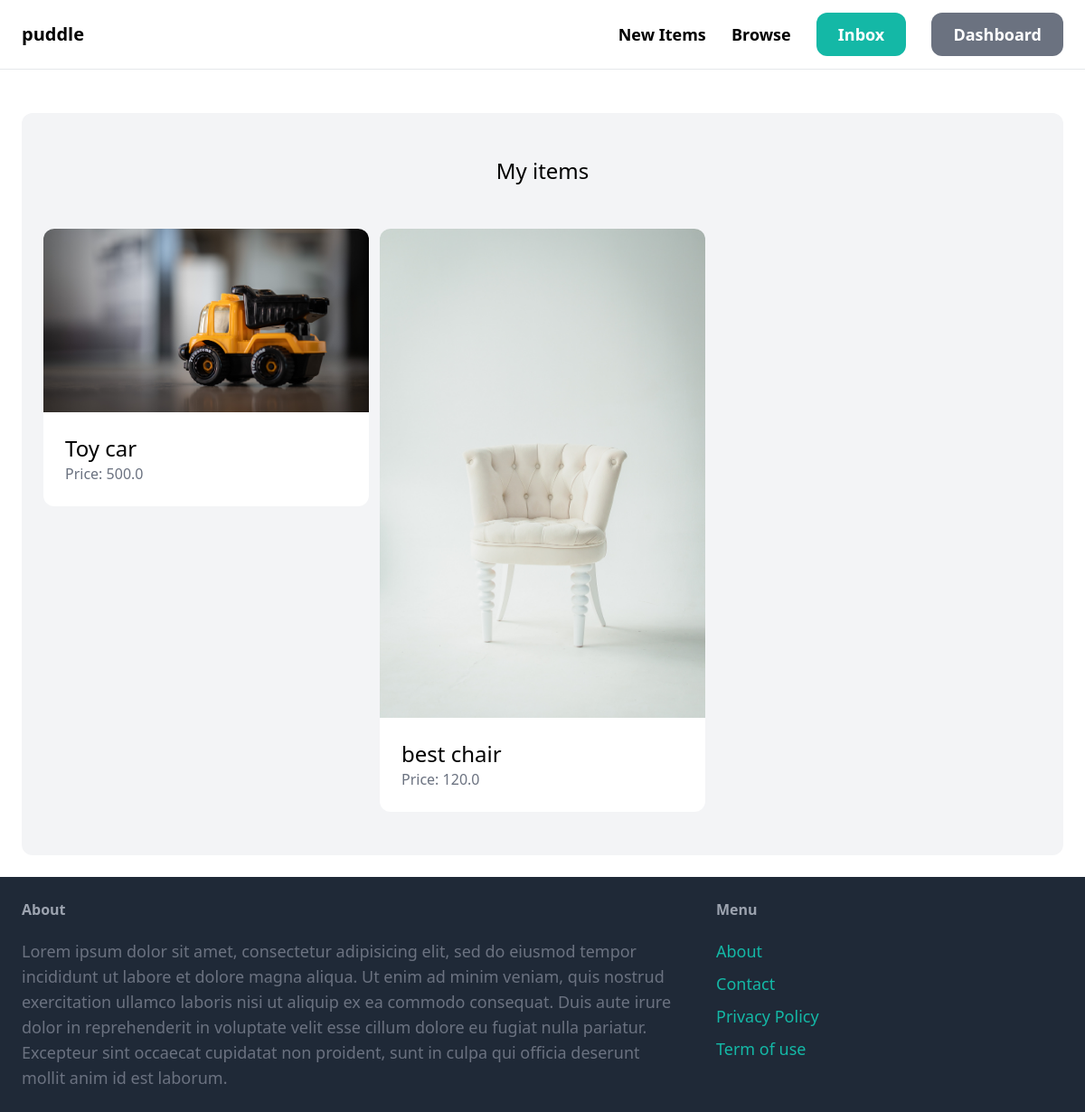
Page /dashboard/ (signed in) on the earlier database version.
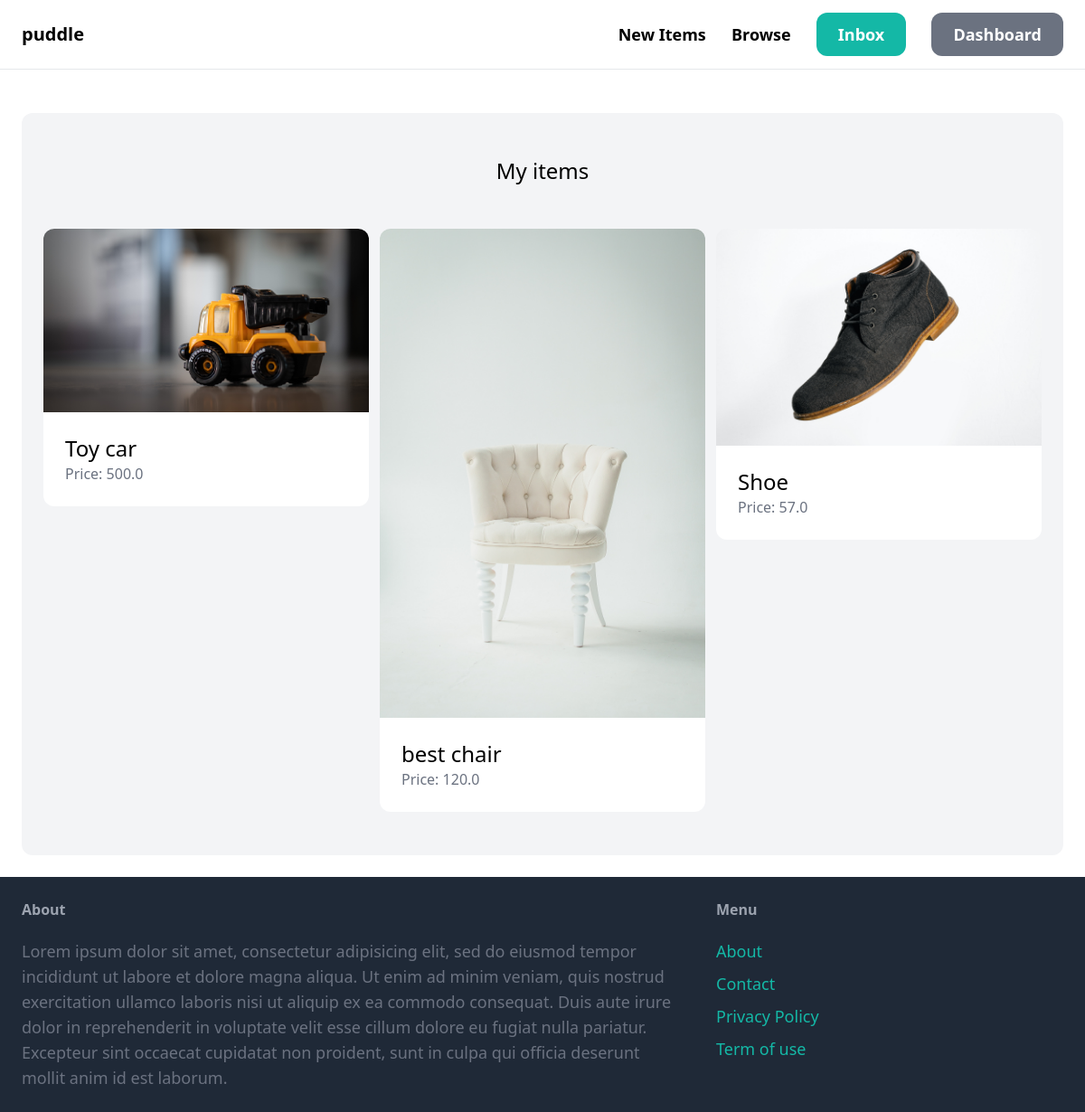
Same page on the later database version.
### item/models.py (models this page shows, shortened)
class Item(models.Model):
    category = models.ForeignKey(Category, related_name="items", on_delete = models.CASCADE)
    name = models.CharField(max_length=255)
    description = models.TextField(blank=True, null =True)
    price = models.FloatField()
    image = models.ImageField(upload_to="item_images", blank=True, null =True)
    is_sold = models.BooleanField(default=False)
    created_by = models.ForeignKey(User, related_name="items", on_delete =models.CASCADE)
    created_at = models.DateTimeField(auto_now_add=True)

### dashboard/views.py (the view)
# urls.py: path("", views.index, name="index"),
@login_required
def index(request):
    items= Item.objects.filter(created_by = request.user)
    return render(request, 'dashboard/index.html', {'items': items})

### dashboard/templates/dashboard/index.html
{% extends 'core/base.html' %} {% block title %}Dashboard{% endblock %}
{% block content %}
<div class="mt-6 px-6 py-12 bg-gray-100 rounded-xl">
  <h2 class="mb-12 text-2xl text-center">My items</h2>
  <div class="grid grid-cols-3 gap-3">
    {% for item in items %}
    <div>
      <a href="{% url 'item:detail' item.id %}">
        <div>
          <img src="{{ item.image.url }}" class="rounded-t-xl" />
        </div>
        <div class="p-6 bg-white rounded-b-xl">
          <h2 class="text-2xl">{{ item.name }}</h2>
          <p class="text-gray-500">Price: {{ item.price }}</p>
        </div>
      </a>
    </div>
    {% endfor %}
  </div>
</div>
{% endblock %}

Differences in the rows shown:
added Item: image (picture), name "Shoe", price "57.0"
